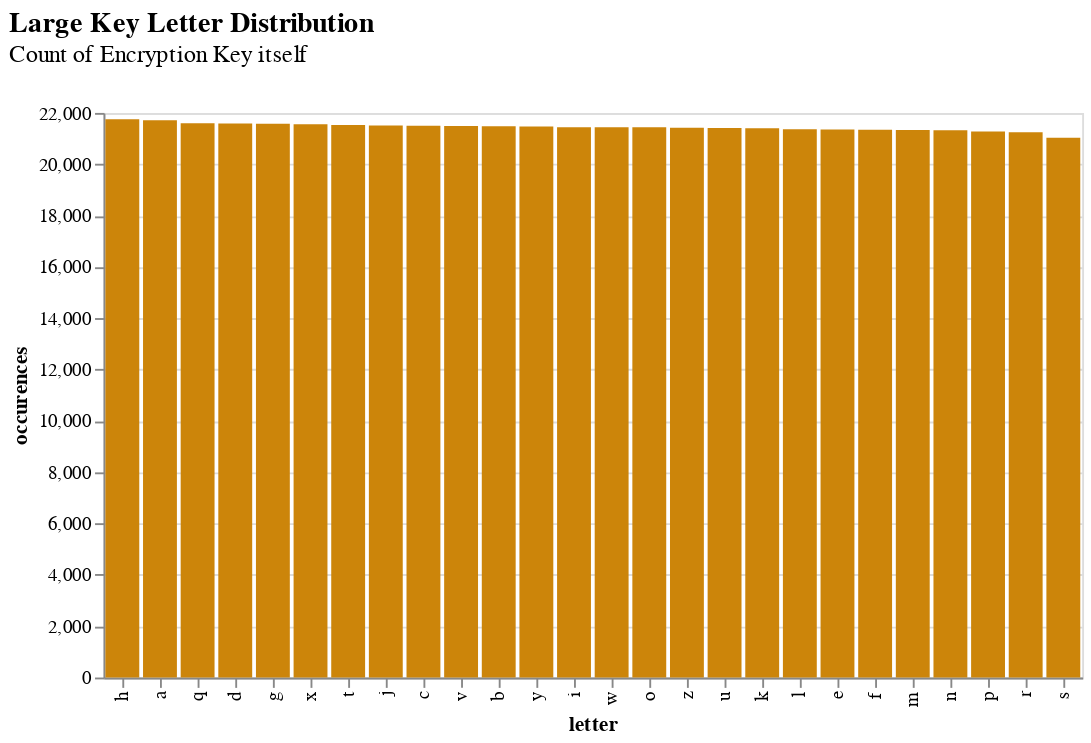

The cell this chart's notebook holds for it:
### Code cell
plot_letter_count(title="Large Key Letter Distribution", subtitle="Count of Encryption Key itself", text=key).configure_mark(color=Colours.orange)

### Figure 1 — Vega-Lite specification as saved in the notebook (floating-point values rounded to 4 significant figures)
{"config": {"view": {"continuousWidth": 400, "continuousHeight": 300}, "mark": {"color": "#cc850a"}}, "data": {"name": "data-a76b21d3abe8565823049608e802c557"}, "mark": "bar", "encoding": {"x": {"field": "letter", "sort": "-y", "type": "nominal"}, "y": {"field": "occurences", "type": "quantitative"}}, "title": {"text": "Large Key Letter Distribution", "subtitle": "Count of Encryption Key itself", "anchor": "start", "dy": -15, "fontSize": 15, "subtitleFontSize": 13}, "$schema": "https://vega.github.io/schema/vega-lite/v4.17.0.json", "datasets": {"data-a76b21d3abe8565823049608e802c557": [{"letter": "h", "occurences": 21756}, {"letter": "a", "occurences": 21718}, {"letter": "q", "occurences": 21596}, {"letter": "d", "occurences": 21589}, {"letter": "g", "occurences": 21580}, {"letter": "x", "occurences": 21559}, {"letter": "t", "occurences": 21527}, {"letter": "j", "occurences": 21506}, {"letter": "c", "occurences": 21499}, {"letter": "v", "occurences": 21489}, {"letter": "b", "occurences": 21480}, {"letter": "y", "occurences": 21470}, {"letter": "i", "occurences": 21440}, {"letter": "w", "occurences": 21439}, {"letter": "o", "occurences": 21438}, {"letter": "z", "occurences": 21422}, {"letter": "u", "occurences": 21414}, {"letter": "k", "occurences": 21404}, {"letter": "l", "occurences": 21365}, {"letter": "e", "occurences": 21352}, {"letter": "f", "occurences": 21349}, {"letter": "m", "occurences": 21334}, {"letter": "n", "occurences": 21320}, {"letter": "p", "occurences": 21273}, {"letter": "r", "occurences": 21248}, {"letter": "s", "occurences": 21034}]}}
